Frame 1 (no input): blank canvas, image omitted
Frame 60 (no input): blank canvas, image omitted
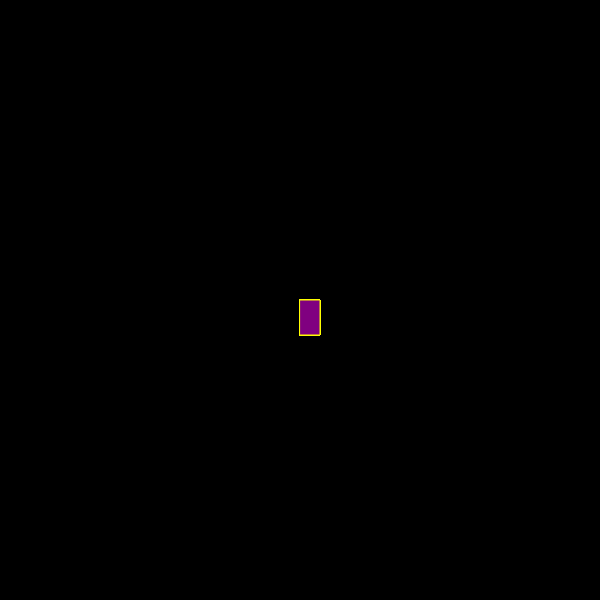
Frame 120 (the mouse pressed at the canvas centre since frame 60)

The p5.js sketch whose frames 1 and 60 were blank and that drew this single picture after the mouse press (run headless with seeded random() and noise() and a simulated clock; from frame 60 on, the mouse is pressed at the canvas centre):

// p5.js sketch
// ── sketch.js
function setup() {
  createCanvas(600, 600);
  background("black");
}

function draw() {

  stroke ("yellow");
  fill ("purple");
  
  // console.log(mouseIsPressed);
  
  if (mouseIsPressed) {
    rect(mouseX, mouseY, 20, 35);
  }
}
